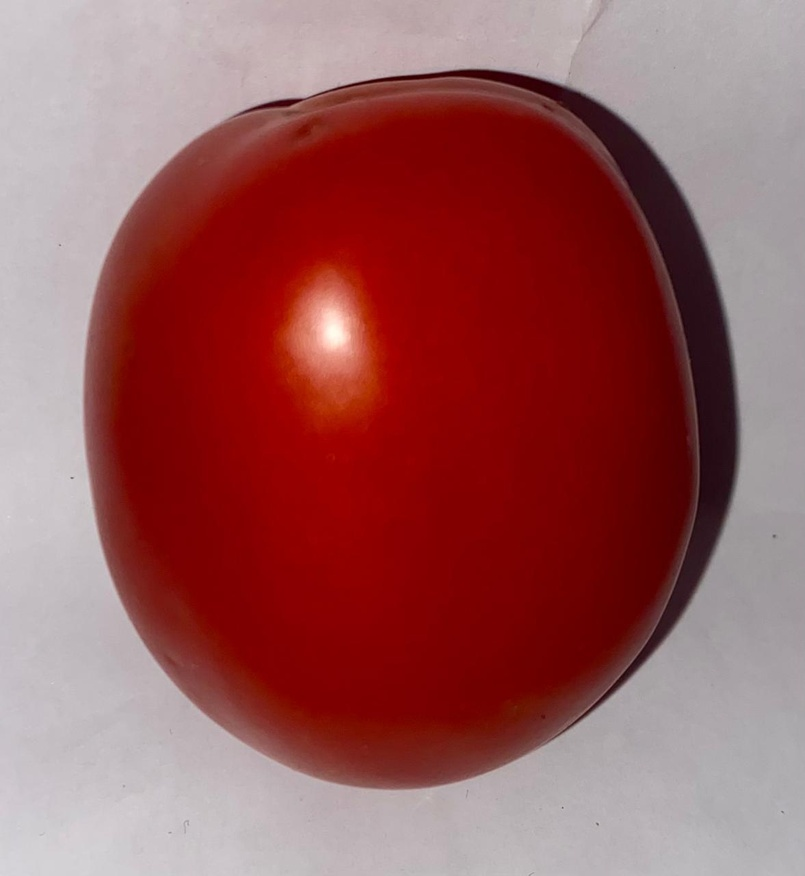
#> input picture citra/tomat/matang/1.jpg, 805 x 876 px, shrunk from 1177 x 1280 before the run
$ python segmentasi_conversi.py
#> lines starting #> are read from the running program, lines starting #| are printed output that depends on the picture; after the words box and inside, x2 and y2 are one past the last pixel; in counts of white or black regions, pixels touching at a corner belong together
import cv2
import numpy as np
import matplotlib.pyplot as plt

# === 1. BACA CITRA ===
img = cv2.imread("tomat/matang/1.jpg")
#> img is the input picture: shape (876, 805, 3); mean B, G, R 91, 90.3, 152.7
img_rgb = cv2.cvtColor(img, cv2.COLOR_BGR2RGB)
hsv = cv2.cvtColor(img, cv2.COLOR_BGR2HSV)
#> hsv: shape (876, 805, 3); mean H, S, V 82.5, 127.5, 152.7

# === 2. SEGMENTASI OBJEK TOMAT (MENGGUNAKAN HSV) ===
lower_red1 = np.array([0, 100, 50])   # Rentang warna merah pertama
upper_red1 = np.array([10, 255, 255])
lower_red2 = np.array([170, 100, 50]) # Rentang warna merah kedua
upper_red2 = np.array([180, 255, 255])

mask1 = cv2.inRange(hsv, lower_red1, upper_red1)
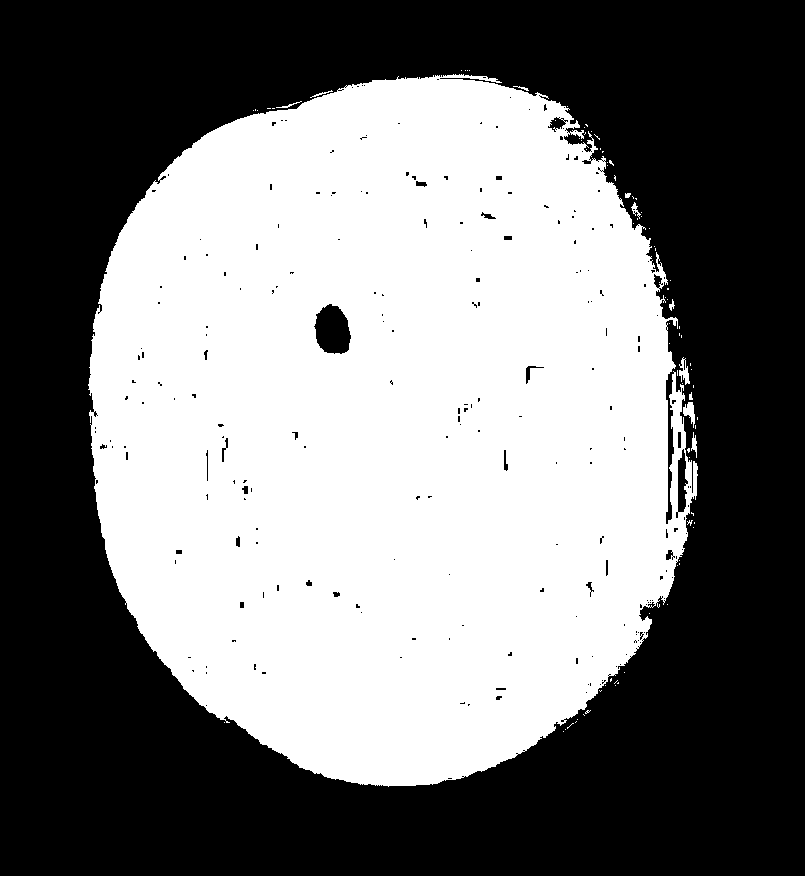
#> mask1: shape (876, 805); 47.9% white; 88 white regions (77 under 20 px), largest, box (x1, y1, x2, y2) and area: (88, 74, 698, 787) 336632, (683, 402, 695, 428) 165, (679, 357, 690, 385) 151
mask2 = cv2.inRange(hsv, lower_red2, upper_red2)
#> mask2: shape (876, 805); 1.5% white; 434 white regions (379 under 20 px), largest, box (x1, y1, x2, y2) and area: (666, 320, 697, 524) 1889, (582, 139, 689, 354) 1534, (589, 554, 707, 710) 1053
mask = mask1 + mask2
#> mask: shape (876, 805); 49.3% white; 120 white regions (108 under 20 px), largest, box (x1, y1, x2, y2) and area: (88, 70, 698, 787) 345849, (567, 554, 707, 729) 1113, (243, 99, 306, 113) 312

# Bersihkan noise
kernel = np.ones((5, 5), np.uint8)
mask = cv2.morphologyEx(mask, cv2.MORPH_CLOSE, kernel)
#> mask: shape (876, 805); 49.9% white; 27 white regions (22 under 20 px), largest, box (x1, y1, x2, y2) and area: (88, 70, 707, 787) 351489, (590, 100, 605, 112) 69, (701, 539, 712, 551) 40, (607, 113, 616, 121) 32, (717, 518, 722, 526) 22
mask = cv2.morphologyEx(mask, cv2.MORPH_OPEN, kernel)
#> mask: shape (876, 805); 49.8% white; 4 white regions, box (x1, y1, x2, y2) and area: (88, 70, 706, 786) 351178, (575, 96, 582, 104) 55, (593, 104, 599, 111) 41, (694, 570, 700, 577) 41

# Terapkan mask ke citra asli
segmented_rgb = cv2.bitwise_and(img_rgb, img_rgb, mask=mask)

# === 3. KONVERSI SEGMENTASI KE HSI ===
def rgb_to_hsi(image):
    image = image.astype(np.float32) / 255.0  # Normalisasi ke [0,1]
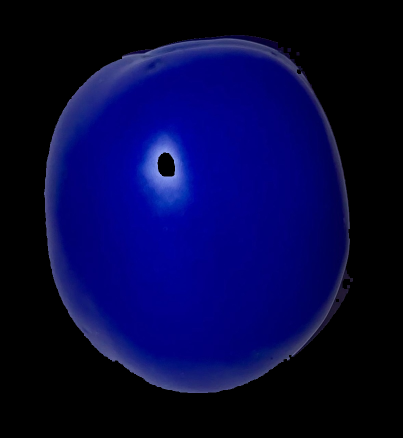
#> image: shape (876, 805, 3) float32 (shown at 1/2 size); mean of channels 0, 1, 2 0.249, 0.0235, 0.0196; drawn as B, G, R
    R, G, B = image[:, :, 0], image[:, :, 1], image[:, :, 2]

    # Intensity
    I = (R + G + B) / 3

    # Saturation
    min_RGB = np.minimum(np.minimum(R, G), B)
    S = 1 - (3 / (R + G + B + 1e-6)) * min_RGB  # Hindari pembagian dengan nol
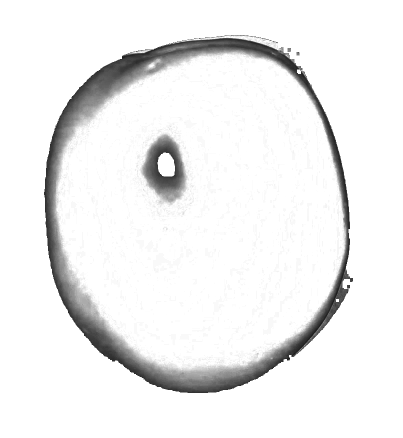
#> S: shape (876, 805) float32 (shown at 1/2 size); min 0.0952, max 1, mean 0.938

    # Hue
    num = 0.5 * ((R - G) + (R - B))
    denom = np.sqrt((R - G) ** 2 + (R - B) * (G - B)) + 1e-6
    theta = np.arccos(num / denom)
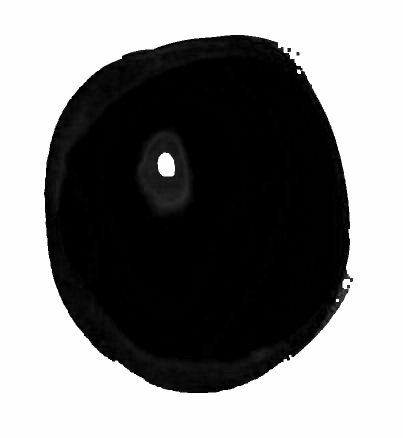
#> theta: shape (876, 805) float32 (shown at 1/2 size); min 0.00176, max 1.57, mean 0.801; drawn with min black and max white

    H = np.degrees(theta)
    H[B > G] = 360 - H[B > G]  # Koreksi nilai hue
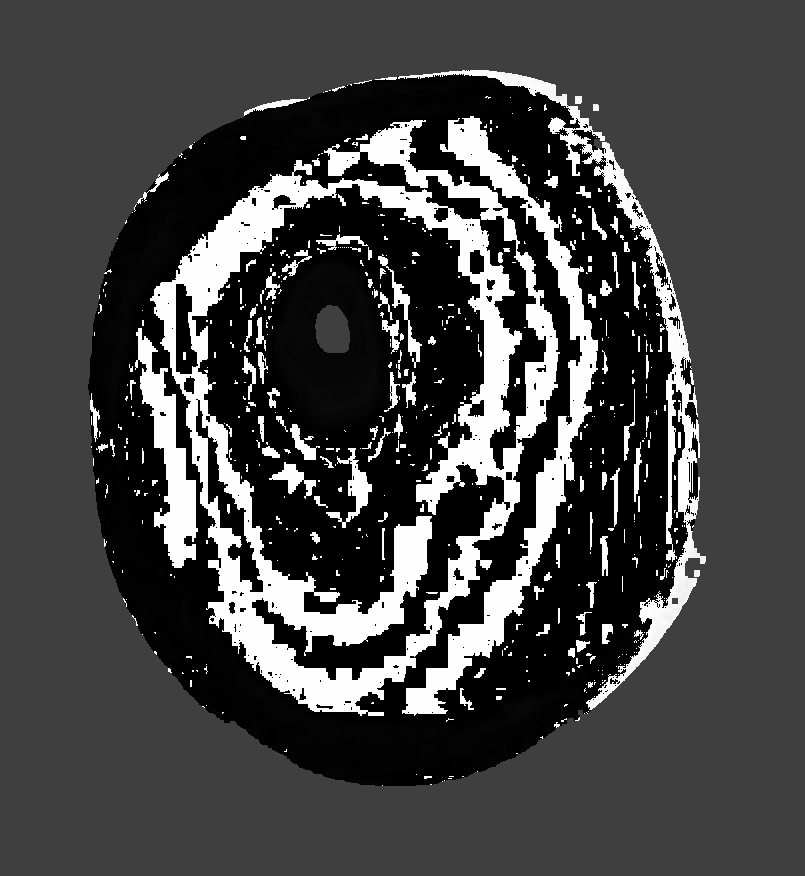
#> H: shape (876, 805) float32; min 0.101, max 359.7, mean 96.8; drawn with min black and max white
    H = H / 360  # Normalisasi ke [0,1]

    return np.stack([H, S, I], axis=-1)
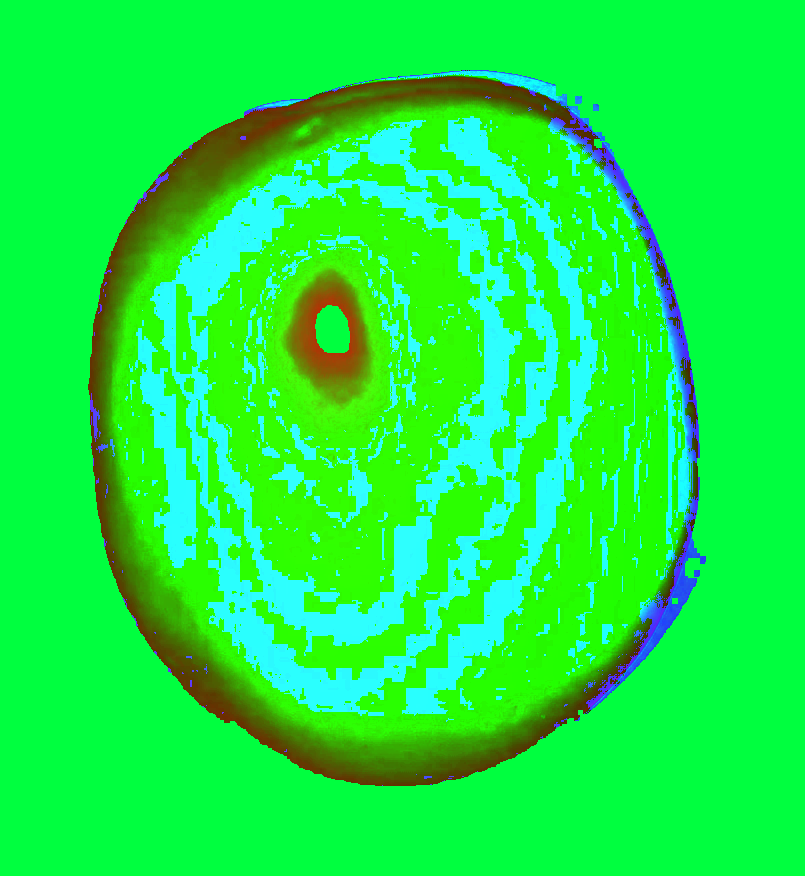
#> returned value: shape (876, 805, 3) float32; mean of channels 0, 1, 2 0.269, 0.938, 0.0973; drawn as B, G, R

# Konversi hasil segmentasi ke HSI
hsi_img = rgb_to_hsi(segmented_rgb)
H, S, I = hsi_img[:, :, 0], hsi_img[:, :, 1], hsi_img[:, :, 2]

# === 4. TAMPILKAN HASIL ===
fig, ax = plt.subplots(2, 3, figsize=(15, 10))

ax[0, 0].imshow(img_rgb)
ax[0, 0].set_title("Citra RGB Asli")

ax[0, 1].imshow(mask, cmap="gray")
ax[0, 1].set_title("Mask Segmentasi")

ax[0, 2].imshow(segmented_rgb)
ax[0, 2].set_title("Citra Hasil Segmentasi")

ax[1, 0].imshow(H, cmap="hsv")
ax[1, 0].set_title("Komponen Hue (H)")

ax[1, 1].imshow(S, cmap="gray")
ax[1, 1].set_title("Komponen Saturation (S)")

ax[1, 2].imshow(I, cmap="gray")
ax[1, 2].set_title("Komponen Intensity (I)")

plt.show()

$ run again, with citra/tomat/matang/11.jpg copied over citra/tomat/matang/1.jpg
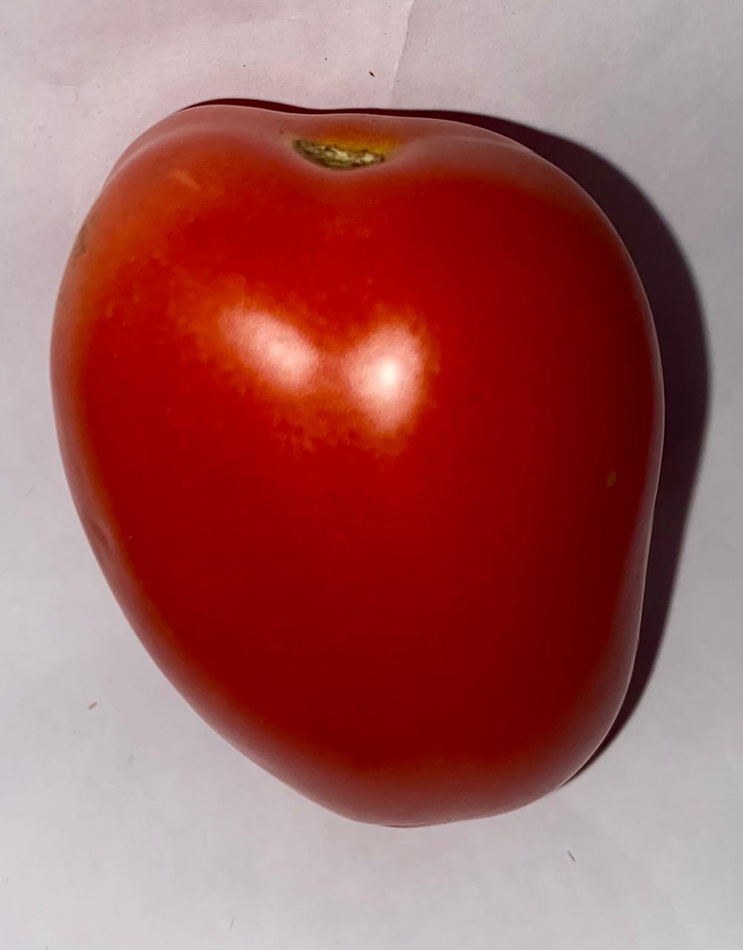
#> input picture citra/tomat/matang/11.jpg, 743 x 950 px, shrunk from 1001 x 1280 before the run
#> img is the input picture: shape (950, 743, 3); mean B, G, R 92.8, 94.3, 160.3
#> hsv: shape (950, 743, 3); mean H, S, V 81.4, 128.8, 160.3
#> `mask1 = cv2.inRange(hsv, lower_red1, upper_red1)`:
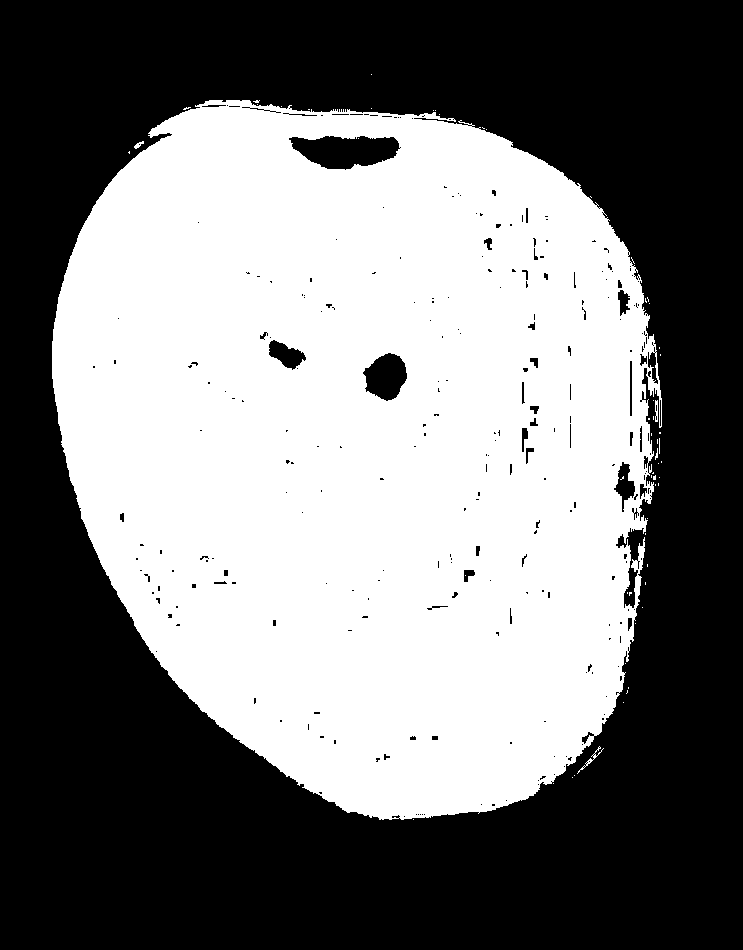
#> mask1: shape (950, 743); 47.8% white; 59 white regions (55 under 20 px), largest, box (x1, y1, x2, y2) and area: (52, 100, 662, 820) 336999, (577, 746, 604, 774) 80, (655, 400, 658, 422) 51, (134, 141, 144, 149) 37
#> mask2: shape (950, 743); 1.2% white; 503 white regions (444 under 20 px), largest, box (x1, y1, x2, y2) and area: (350, 108, 578, 183) 1158, (640, 368, 662, 486) 893, (616, 528, 645, 608) 760
#> in rgb_to_hsi, `return np.stack([H, S, I], axis=-1)`:
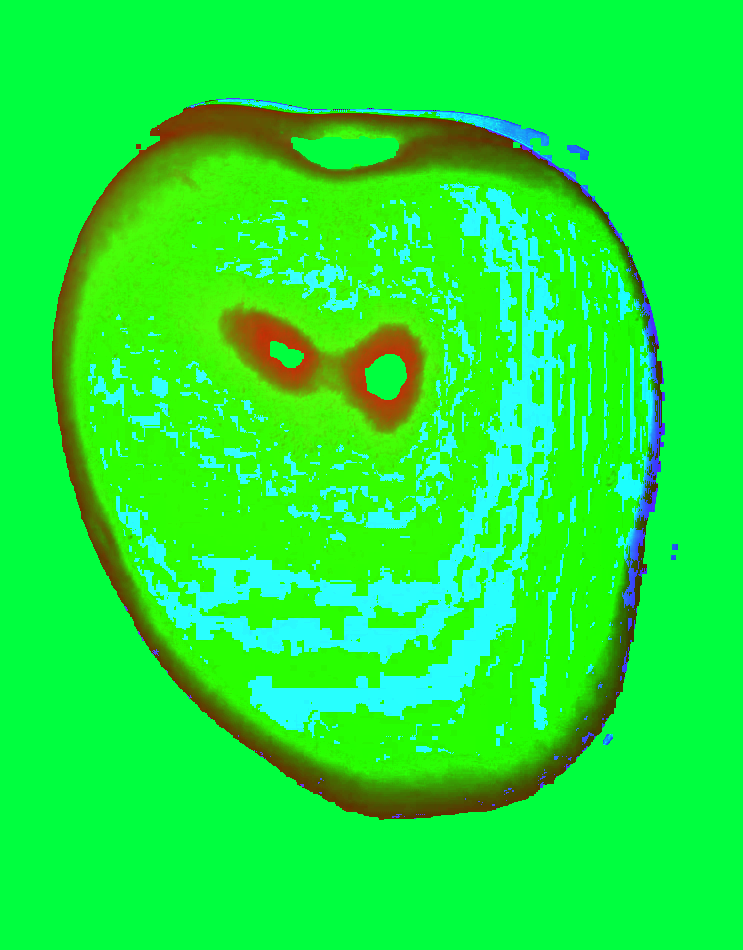
#> returned value: shape (950, 743, 3) float32; mean of channels 0, 1, 2 0.229, 0.939, 0.107; drawn as B, G, R

$ run again, with citra/tomat/matang/12.jpg copied over citra/tomat/matang/1.jpg
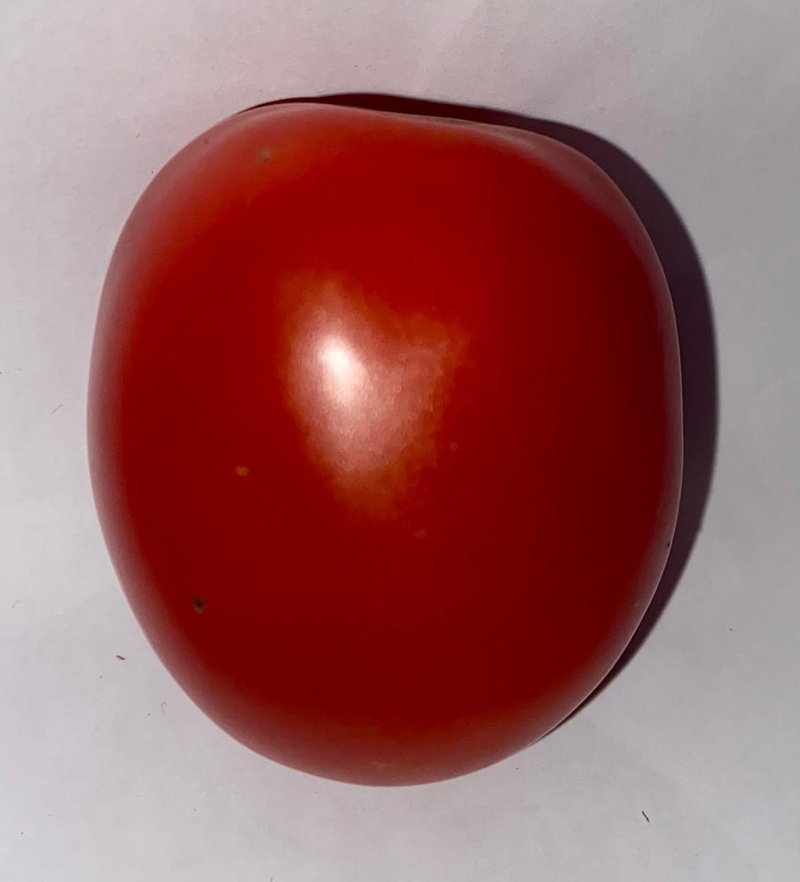
#> input picture citra/tomat/matang/12.jpg, 800 x 882 px, shrunk from 1160 x 1280 before the run
#> img is the input picture: shape (882, 800, 3); mean B, G, R 97.8, 97.1, 153.6
#> hsv: shape (882, 800, 3); mean H, S, V 88.2, 118.7, 153.6
#> `mask1 = cv2.inRange(hsv, lower_red1, upper_red1)`:
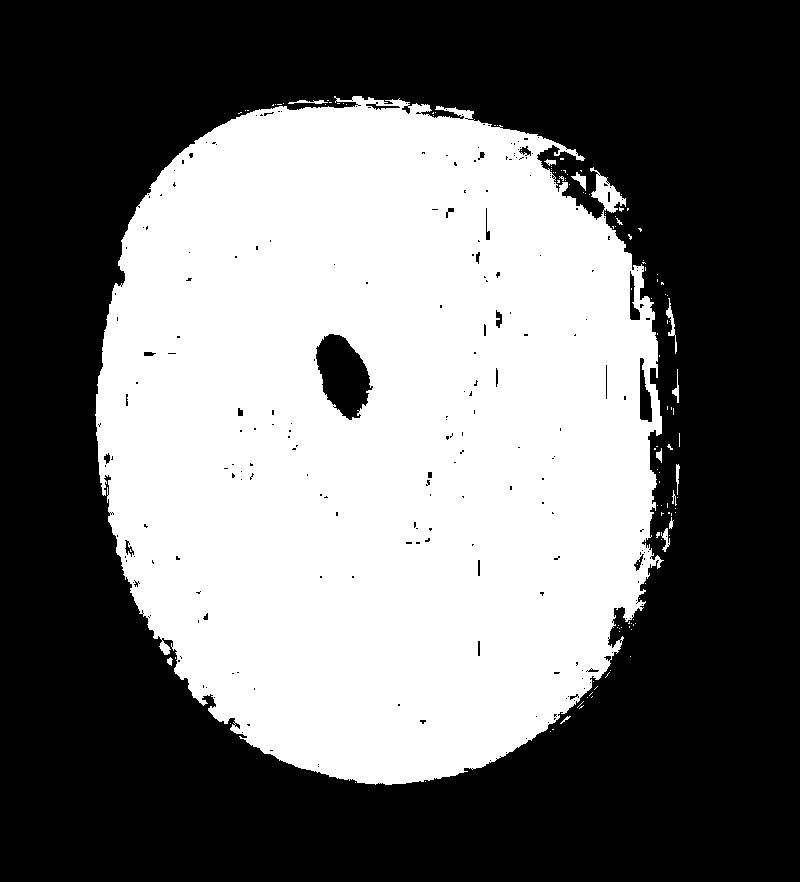
#> mask1: shape (882, 800); 43.7% white; 129 white regions (116 under 20 px), largest, box (x1, y1, x2, y2) and area: (95, 96, 664, 785) 307430, (666, 298, 677, 354) 165, (571, 172, 586, 191) 116
#> mask2: shape (882, 800); 3% white; 443 white regions (392 under 20 px), largest, box (x1, y1, x2, y2) and area: (246, 93, 681, 560) 14102, (666, 444, 709, 574) 1451, (608, 607, 641, 648) 632
#> in rgb_to_hsi, `return np.stack([H, S, I], axis=-1)`:
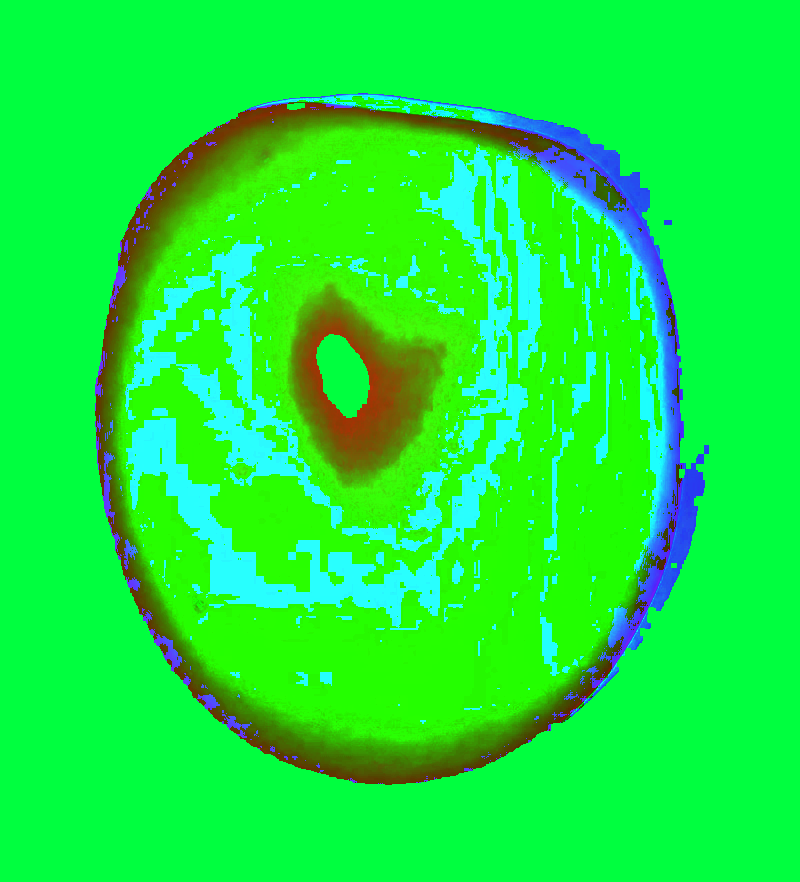
#> returned value: shape (882, 800, 3) float32; mean of channels 0, 1, 2 0.244, 0.93, 0.0925; drawn as B, G, R
